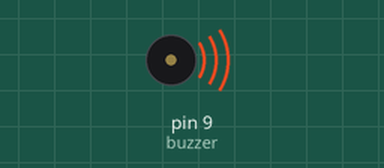
A sketch run on a simulated Arduino Uno, built with avr-gcc and run on an emulated ATmega328P. Parts: buzzer (waves = sounding).

Above: at 0.1 s.
Timing chart, 0 to 1.6 s (numbered marks = the images above):
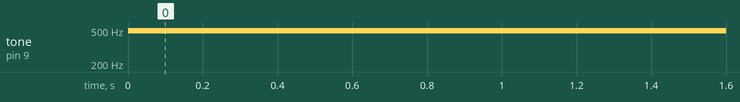

Measured:
- by itself, tone on pin 9 (buzzer): silent → 490 Hz at 0.00 s

The sketch:

buzzer_analog.ino
```cpp
int buzzer = 9;
void setup() {
  // put your setup code here, to run once:
  pinMode(buzzer,OUTPUT);
}

void loop() {
  // put your main code here, to run repeatedly:
  analogWrite(buzzer,1);
  delay(1000);
  analogWrite(buzzer,0);
  delay(1000);
}
```
